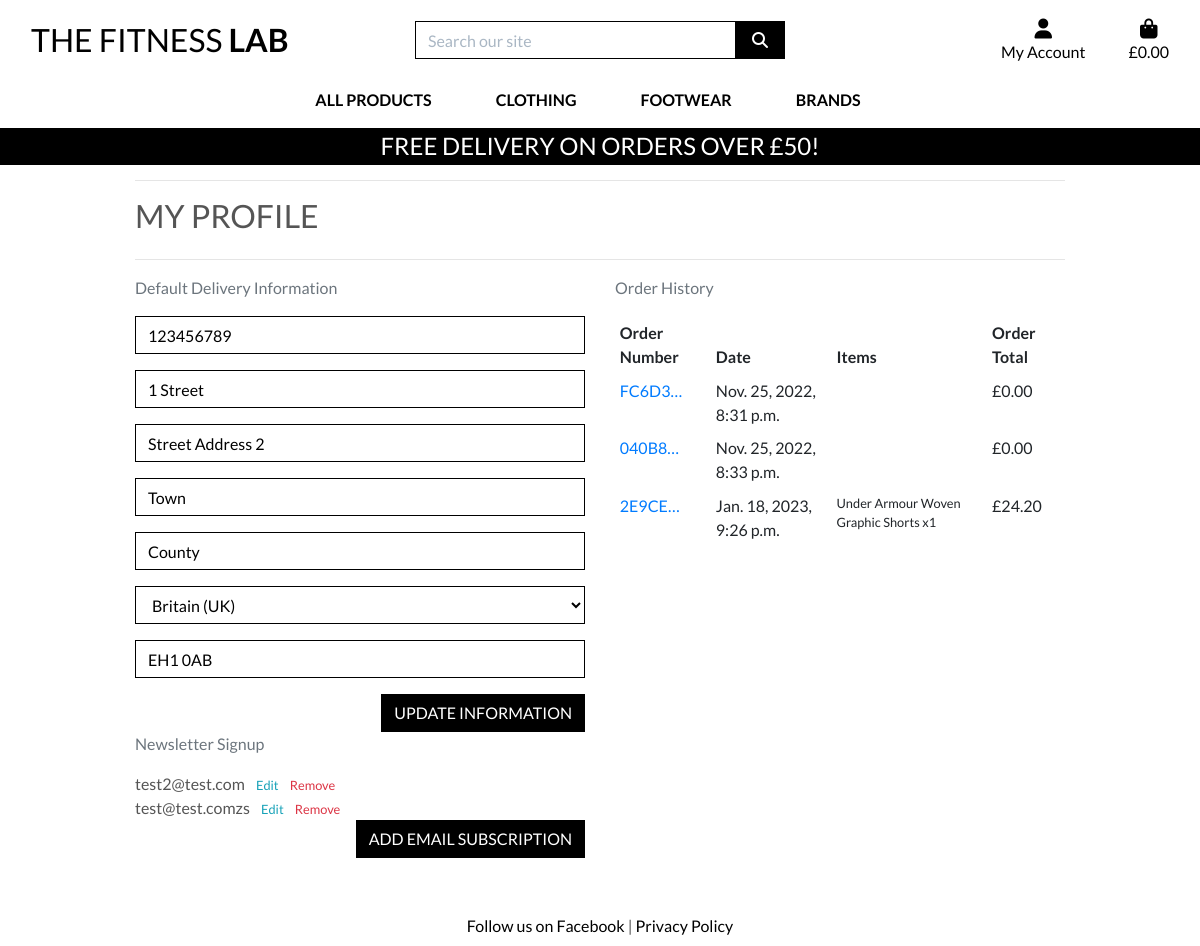
/profile/ (signed in), run on the app's committed database.
### profiles/models.py (models this page shows, shortened)
class UserProfile(models.Model):
    user = models.OneToOneField(User, on_delete=models.CASCADE)
    default_phone_number = models.CharField(max_length=20, null=True,
                                            blank=True)
    default_address_line1 = models.CharField(max_length=80, null=True,
                                             blank=True)
    default_address_line2 = models.CharField(max_length=80, null=True,
                                             blank=True)
    default_city = models.CharField(max_length=40, null=True, blank=True)
    default_county = models.CharField(max_length=80, null=True, blank=True)
    default_country = CountryField(blank_label='Country', null=True,
                                   blank=True)
    default_postcode = models.CharField(max_length=20, null=True, blank=True)

class Newsletter(models.Model):
    user = models.ForeignKey(User, on_delete=models.CASCADE,
                             related_name='newsletter_user')
    email = models.EmailField(max_length=254, unique=True,
                              null=False, blank=False)
    is_registered = models.BooleanField(default=False, null=True, blank=True)

### checkout/models.py (models this page shows, shortened)
class Order(models.Model):
    order_number = models.CharField(max_length=32, null=False, editable=False)
    user_profile = models.ForeignKey(UserProfile, on_delete=models.SET_NULL,
                                     null=True, blank=True,
                                     related_name='orders')
    full_name = models.CharField(max_length=50, null=False, blank=False)
    email = models.EmailField(max_length=254, null=False, blank=False)
    phone_number = models.CharField(max_length=20, null=False, blank=False)
    address_line1 = models.CharField(max_length=80, null=False, blank=False)
    address_line2 = models.CharField(max_length=80, null=True, blank=True)
    city = models.CharField(max_length=40, null=False, blank=False)
    county = models.CharField(max_length=80, null=True, blank=True)
    country = CountryField(blank_label='Country *', null=False, blank=False)
    postcode = models.CharField(max_length=20, null=True, blank=True)
    date = models.DateTimeField(auto_now_add=True)
    delivery_cost = models.DecimalField(max_digits=6, decimal_places=2,
                                        null=False, default=0)
    order_total = models.DecimalField(max_digits=10, decimal_places=2,
                                      null=False, default=0)
    grand_total = models.DecimalField(max_digits=10, decimal_places=2,
                                      null=False, default=0)
    original_basket = models.TextField(null=False, blank=False, default='')
    stripe_pid = models.CharField(max_length=254, null=False,
                                  blank=False, default='')

class OrderLineItem(models.Model):
    order = models.ForeignKey(Order, null=False, blank=False,
                              on_delete=models.CASCADE,
                              related_name='lineitems')
    item = models.ForeignKey(Item, null=False, blank=False,
                             on_delete=models.CASCADE)
    item_size = models.CharField(max_length=2, null=True,
                                 blank=True)  # XS, S, M, L, XL
    quantity = models.IntegerField(null=False, blank=False, default=0)
    lineitem_total = models.DecimalField(max_digits=6, decimal_places=2,
                                         null=False, blank=False,
                                         editable=False)

### items/models.py (models this page shows, shortened)
class Item(models.Model):
    category = models.ForeignKey('Category', null=True, blank=True,
                                 on_delete=models.SET_NULL)
    name = models.CharField(max_length=250)
    brand_name = models.CharField(max_length=25, null=True, blank=True)
    brand = models.ForeignKey(Brand, on_delete=models.CASCADE, default=1)
    description = models.TextField()
    has_sizes = models.BooleanField(default=False, null=True, blank=True)
    sku = models.CharField(max_length=250, null=True, blank=True)
    price = models.DecimalField(max_digits=6, decimal_places=2)
    color = models.CharField(max_length=25, null=True, blank=True)
    rating = models.DecimalField(max_digits=6, decimal_places=2,
                                 null=True, blank=True)
    image = models.ImageField(null=True, blank=True)

### profiles/views.py (the view)
# urls.py: path('profile/', include('profiles.urls')),
@login_required
def profile(request):
    profile = get_object_or_404(UserProfile, user=request.user)
    newsletters = Newsletter.objects.all().filter(user=request.user)
    if request.method == 'POST':
        form = UserProfileForm(request.POST, instance=profile)
        if form.is_valid():
            form.save()
            messages.success(request, 'Profile updated successfully')
        else:
            messages.error(request,
                           ('Update failed. Please ensure the form is valid.'))
    else:
        form = UserProfileForm(instance=profile)
    orders = profile.orders.all()
    template = 'profiles/profile.html'
    context = {
        'form': form,
        'orders': orders,
        'newsletters': newsletters,
        'on_profile_page': True
    }
    return render(request, template, context)

### basket/contexts.py (called while the page is built, shortened)
def basket_contents(request):
    basket_items = []
    total = 0
    item_count = 0
    basket = request.session.get('basket', {})
    if total < settings.FREE_DELIVERY_THRESHOLD:
        delivery = total * Decimal(settings.STANDARD_DELIVERY_PERCENTAGE / 100)
        free_delivery_delta = settings.FREE_DELIVERY_THRESHOLD - total
    else:
        delivery = 0
        free_delivery_delta = 0
    grand_total = delivery + total
    context = {
        'basket_items': basket_items,
        'total': total,
        'item_count': item_count,
        'delivery': delivery,
        'free_delivery_delta': free_delivery_delta,
        'free_delivery_threshold': settings.FREE_DELIVERY_THRESHOLD,
        'grand_total': grand_total,
    }
    return context

### profiles/templates/profiles/profile.html (shortened to what this page needs)
{% extends "base.html" %}
{% load static %}
{% block extra_css %}
    <link rel="stylesheet" href="{% static 'profiles/css/profile.css' %}">
{% endblock %}
{% block page_header %}
    <div class="container header-container">
    </div>
{% endblock %}
{% block content %}
    <div class="overlay"></div>
    <div class="container">
        <div class="row">
            <div class="col">
                <hr>
                <h2 class="logo-font mb-4">My Profile</h2>
                <hr>
            </div>
        </div>
        <div class="row">
            <div class="col-12 col-lg-6">
                <p class="text-muted">Default Delivery Information</p>
                <form class="mt-3" action="{% url 'profile' %}" method="POST" id="profile-update-form">
                    {{ form|crispy }}
                    <button class="btn btn-black rounded-0 text-uppercase float-right">Update Information</button>
                </form>
            </div>
            <div class="col-12 col-lg-6">
                <p class="text-muted">Order History</p>
                <div class="order-history table-responsive">
                    <table class="table table-sm table-borderless">
                        <thead>
                            <tr>
                                <th>Order Number</th>
                                <th>Date</th>
                                <th>Items</th>
                                <th>Order Total</th>
                            </tr>
                        </thead>
                        <tbody>
                            {% for order in orders %}
                                <tr>
                                    <td>
                                        <a href="{% url 'order_history' order.order_number %}"
                                        title="{{ order.order_number }}">
                                            {{ order.order_number|truncatechars:6 }}
                                        </a>
                                    </td>
                                    <td>{{ order.date }}</td>
                                    <td>
                                        <ul class="list-unstyled">
                                            {% for product in order.lineitems.all %}
                                                <li class="small">
                                                    {{ product.item.name }} x{{ product.quantity }}
                                                </li>
                                            {% endfor %}
                                        </ul>
                                    </td>
                                    <td>£{{ order.grand_total }}</td>
                                </tr>
                            {% endfor %}
                        </tbody>
                    </table>
                </div>
            </div>
        </div>
        <div class="row">
            <div class="col-12 col-lg-6">
                <p class="text-muted">Newsletter Signup</p>
                {% for newsletter in newsletters %}
                <div class="row">
                    <div class="col-12 col-lg-6">
                        <span class="mr-2">{{ newsletter.email }}</span>
                        <a href="{% url 'edit_newsletter' newsletter.id %}" class="update-link text-info mr-2"><small>Edit</small></a>
                        <a href="{% url 'delete_newsletter' newsletter.id %}" class="remove-item text-danger"><small>Remove</small></a>
                    </div>
                </div>
                {% endfor %}
                <a href="{% url 'add_newsletter' %}" class="btn btn-black rounded-0 text-uppercase float-right">Add Email Subscription</a>
            </div>
        </div>
    </div>
{% endblock %}

### static/css/base.css (style rules this page uses)
html { height: 100%; }
body { background: url('/media/barbell_homepage.webp') no-repeat center center fixed; background-size: cover; height: calc(100vh - 164px); color: #555; font-family: 'Lato'; }
.logo-font { text-transform: uppercase; }
.btn-black { background: black; color: white; }
.border-black { border: 1px solid black !important; }
.overlay { height: 100%; width: 100%; top: 0; left: 0; position: fixed; background: white; z-index: -1; }
.btt-link, .update-link, .remove-item { cursor: pointer; }
@media (min-width: 1200px) { .container { max-width: 80%; } }
@media (min-width: 992px) { .header-container { padding-top: 164px; } }

### profiles/static/profiles/css/profile.css (style rules this page uses)
.order-history { max-height: 416px; overflow-y: auto; }
#profile-update-form .form-control, #newsletter-update-form .form-control { color: #000; }
#profile-update-form input::placeholder, #newsletter-update-form input::placeholder { color: #aab7c4; }
#id_default_country, #id_default_country option:not(:first-child) { color: #000; }

### data on the page
UserProfile: default_phone_number "123456789", default_address_line1 "1 Street", default_address_line2 "Street Address 2", default_city "Town", default_county "County", default_country "Britain (UK)", default_postcode "EH1 0AB"
Order: order_number "FC6D3…", date "Nov. 25, 2022, 8:31 p.m.", grand_total "0.00"
Order: order_number "040B8…", date "Nov. 25, 2022, 8:33 p.m.", grand_total "0.00"
Order: order_number "2E9CE…", date "Jan. 18, 2023, 9:26 p.m.", grand_total "24.20"
OrderLineItem: item.name "Under Armour Woven Graphic Shorts", quantity "1"
Newsletter: email "test2@test.com"
Newsletter: email "test@test.comzs"

### other printed values
{{ free_delivery_threshold }} "50"
